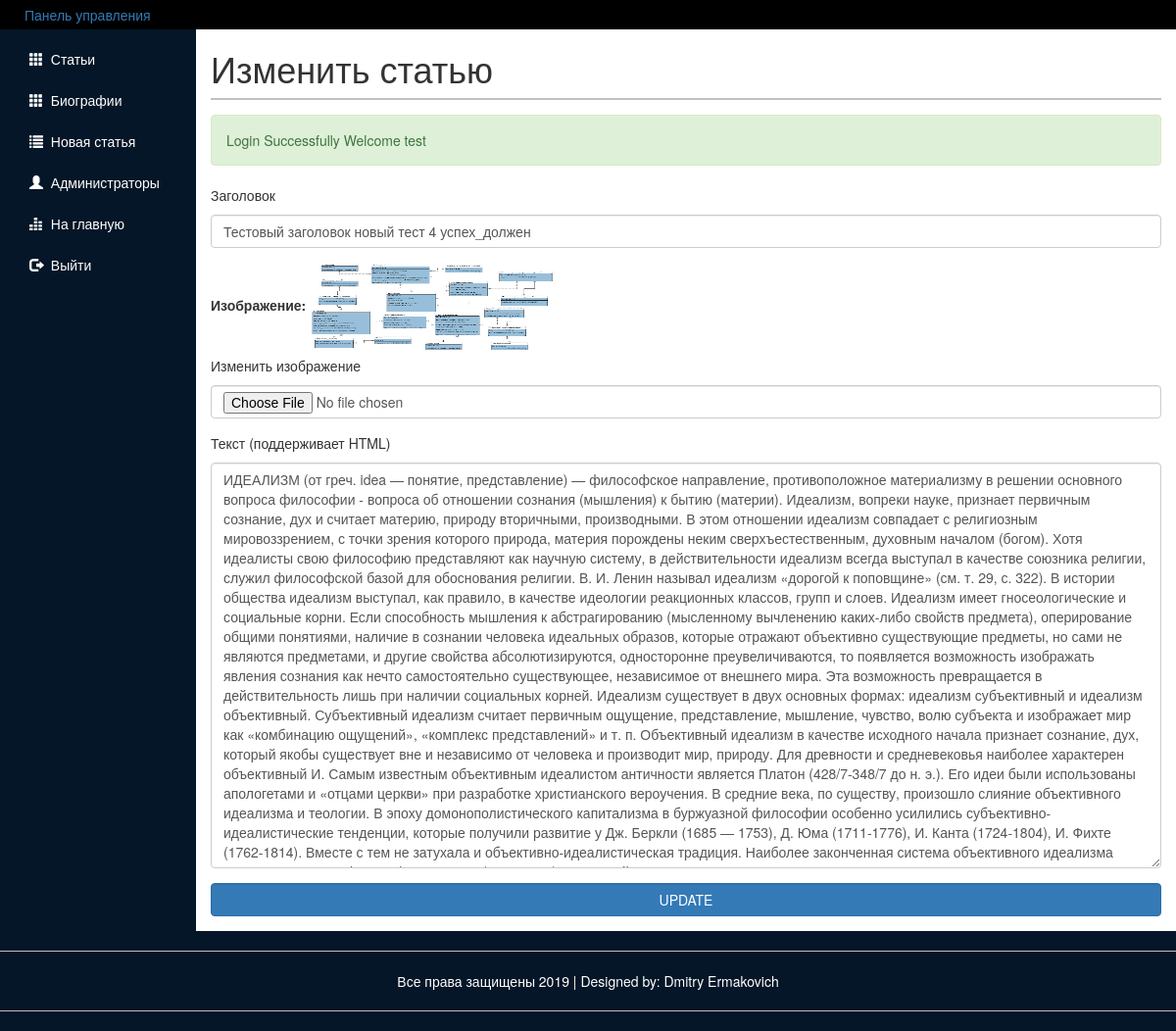
/src/public_routes/Dashboard/editpost.php?post_id=6 (signed in), run on an earlier commit of the app's database.
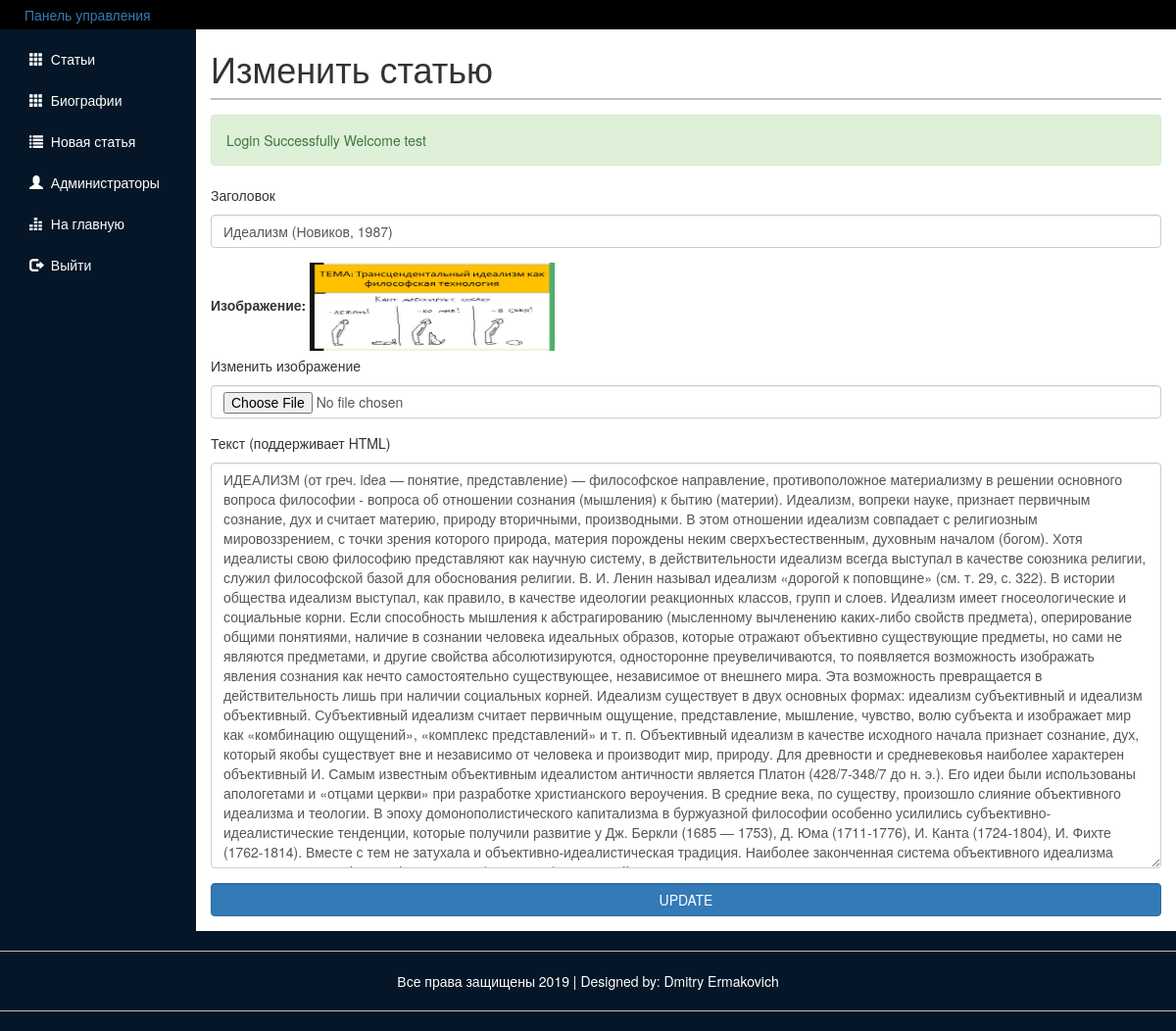
And on a later commit of the database.
### src/utils/editpost_c.php (called while the page is built, shortened)
<?php
function fillEditData()
{
  if (isset($_GET['post_id'])) {
    if (!empty($_GET['post_id'])) {
      $sql = "SELECT * FROM Статьи WHERE id = '$_GET[post_id]'";
      $res = execQueryToArray($sql);
      $post = $res[0];
      $post_title = $post['заголовок'];
      $post_image = $post['изображение'];
      $post_file = $post['файл_контент'];
      $text = LoadTextFromContentFileDashboard($post_file);
      $post_content = $text;
    }
  } else {
    Redirect_To('Dashboard.php');
  }
}
?>

### src/Include/dbFunctions.php (called while the page is built, shortened)
<?php
require_once 'DatabaseLoad.php';
function doSQLQuery($query)
{
  global $con2;
  try {
    $exec = mysqli_query($con2, $query) or die(mysqli_error($con2));
    if ($exec) {
      return $exec;
    }
  } catch (Exception $e) {
    echo $e->getMessage();
  }
  return false;
}
function execQueryToArray($query)
{
  global $con2;
  $exec = doSQLQuery($query) or die(mysqli_error($con2));
  if ($exec) {
    $arr = [];
    if (mysqli_num_rows($exec) > 0) {
      while ($post = mysqli_fetch_assoc($exec)) {
        array_push($arr, $post);
      }
    }
    return $arr;
  }
  return null;
}

### src/Include/commonFuncs.php (called while the page is built, shortened)
<?php
function LoadTextFromContentFileDashboard($file)
{
  $post_content = '';
  if (is_null($file)) {
    $post_content = 'error load';
  } else {
    $post_content = file_get_contents('../Upload/contents/' . $file);
  }
  return $post_content;
}

### src/public_routes/Dashboard/editpost.php (the view, shortened to what this page needs)
<?php require_once('../../Include/Sessions.php'); ?>
<?php require_once('../../Include/commonFuncs.php') ?>
<?php require_once('../../Include/dbFunctions.php') ?>
<?php require_once('../../utils/editpost_c.php') ?>
<?php
  global $post_title, $post_image, $post_content;
  if (isset($_GET['post_id'])) {
    fillEditData();
  }
?>
<!DOCTYPE html>
<html>
<head>
  <link href="https://stackpath.bootstrapcdn.com/bootstrap/3.3.7/css/bootstrap.min.css" rel="stylesheet"
>
  <link rel="stylesheet" type="text/css" href="/js-scripts/Assets/styles.css">
</head>
<body>
  <div class="heading">
    <a href="">
      <p>Панель управления</p>
    </a>
  </div>
  <div class="container-fluid">
    <div class="main">
      <div class="row">
        <div class="col-sm-2">
          <ul id="side-menu" class="nav nav-pills nav-stacked">
            <li class=""><a href="Dashboard.php">
                <span class="glyphicon glyphicon-th"></span>
                &nbsp;Статьи</a></li>
            <li class=""><a href="Biographies.php">
                <span class="glyphicon glyphicon-th"></span>
                &nbsp;Биографии</a></li>
            <li class=""><a href="NewPost.php">
                <span class="glyphicon glyphicon-list"></span>
                &nbsp;Новая статья</a></li>
            <li><a href="Admin.php">
                <span class="glyphicon glyphicon-user"></span>
                &nbsp;Администраторы</a></li>
            <li><a href="/Blog.php">
                <span class="glyphicon glyphicon-equalizer"></span>
                &nbsp;На главную</a></li>
            <li><a href="/Lagout.php">
                <span class="glyphicon glyphicon-log-out"></span>
                &nbsp;Выйти</a></li>
          </ul>
        </div>
        <div class="col-xs-10">
          <div class="page-title">
            <h1>Изменить статью</h1>
          </div>
          <?php echo SuccessMessage(); ?>
          <form action="editpost.php" method="POST" enctype="multipart/form-data">
            <fieldset>
              <div class="form-group">
                <p for="post-title">Заголовок</p>
                <input type="text" name="post-title" class="form-control" id="post-title"
                  value="<?php echo $post_title ?>">
              </div>
              <label>Изображение: <img src="../../Upload/Image/<?php echo $post_image  . '?m='. time();  ?>" width='250' height='90'>
              </label>
              <div class="form-group">
                <p for="post-image">Изменить изображение</p>
                <input type="File" name="post-image" class="form-control">
              </div>
              <div class="form-group">
                <p for="post-content">Текст (поддерживает HTML)</p>
                <textarea rows="20" class="form-control" name="post-content"
                  id="post-content"><?php echo htmlentities($post_content); ?></textarea>
              </div>
              <div class="form-group">
                <button name="post-update" class="btn btn-primary form-control">UPDATE</button>
              </div>
            </fieldset>
          </form>
        </div>
      </div>
    </div>
  </div>
  <div class="row" id="footer">
    <div class="col-sm-12">
      <hr>
      <p>Все права защищены 2019 | Designed by: Dmitry Ermakovich</p>
      <hr>
    </div>
  </div>
</body>
</html>

What changed in the data, as far as the page shows it:
changed статьи: post-title "Тестовый заголовок новый тест 4 успех_должен" → "Идеализм (Новиков, 1987)"; изображение: a different picture
